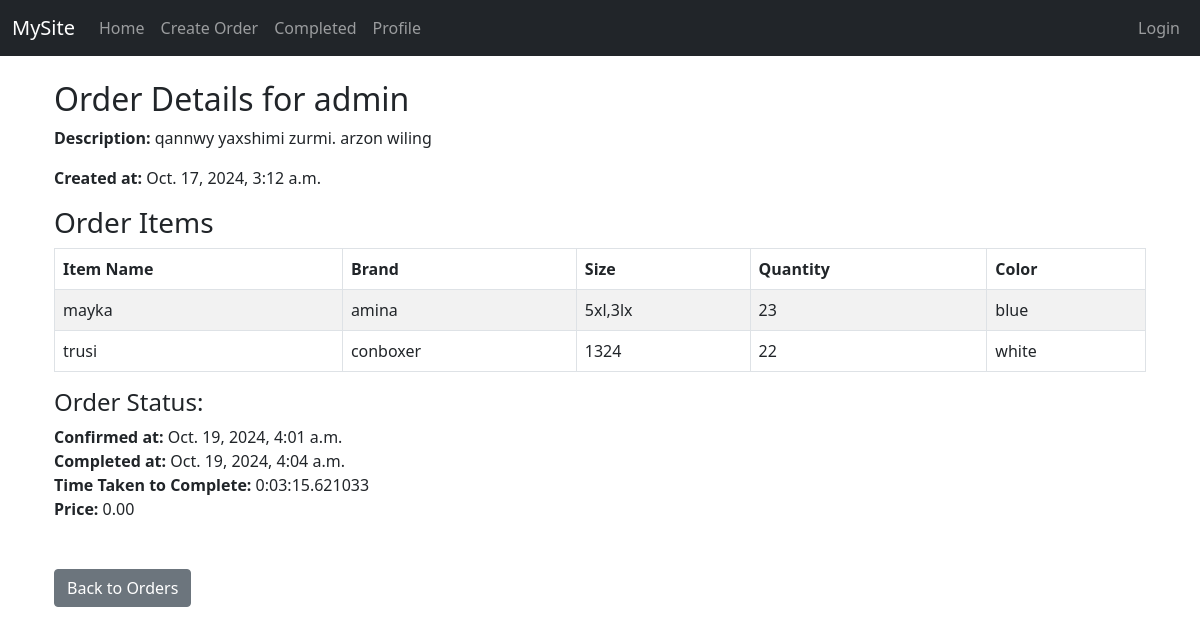
/order/3/, run on an earlier commit of the app's database.
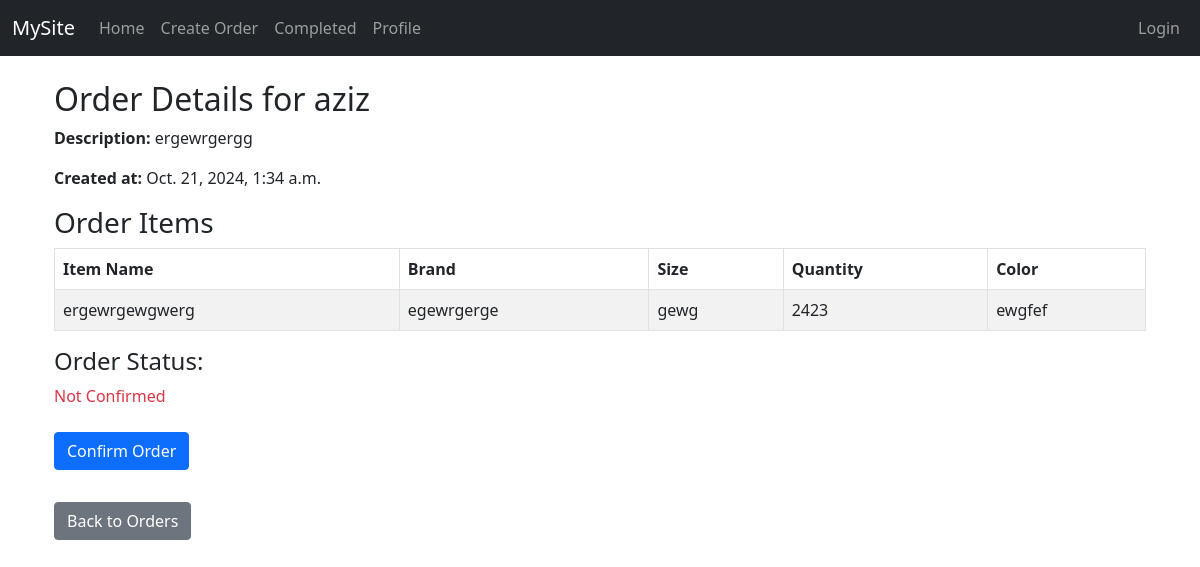
And on a later commit of the database.
### main/models.py (models this page shows, shortened)
class Order(models.Model):
    user = models.ForeignKey(User, on_delete=models.CASCADE)
    seller = models.CharField(max_length=100)
    description = models.TextField()
    created = models.DateTimeField(auto_now_add=True)

class OrderItem(models.Model):
    order = models.ForeignKey(Order, related_name="orders", on_delete=models.CASCADE)
    name = models.CharField(max_length=100)
    brand = models.CharField(max_length=100)
    size = models.CharField(max_length=50)
    quantity = models.PositiveIntegerField()
    color = models.CharField(max_length=50)

### order_confirmations/models.py (models this page shows, shortened)
class OrderConfirmation(models.Model):
    order = models.OneToOneField(Order, on_delete=models.CASCADE)
    confirmed_by = models.ForeignKey(
        User, on_delete=models.SET_NULL, null=True, related_name="confirmations"
    )
    confirmed_at = models.DateTimeField(null=True, blank=True)
    completed = models.BooleanField(default=False)
    completed_at = models.DateTimeField(null=True, blank=True)
    price = models.DecimalField(
        max_digits=10, decimal_places=2, default=0.00
    )  # Add price field
    def time_to_complete(self):
        if self.confirmed_at and self.completed_at:
            return self.completed_at - self.confirmed_at
        return None

### main/views.py (the view)
# urls.py: path("order/<int:pk>/", order_detail, name="order_detail"),
def order_detail(request, pk):
    order = get_object_or_404(Order, pk=pk)
    context = {"order": order}
    return render(request, "order_detail.html", context)

### main/templates/order_detail.html (shortened to what this page needs)
{% extends 'base.html' %}
{% block content %}
<div class="container">
    <h2 class="mt-4">Order Details for {{ order.seller }}</h2>
    <p><strong>Description:</strong> {{ order.description }}</p>
    <p><strong>Created at:</strong> {{ order.created }}</p>
    <h3>Order Items</h3>
    <div class="table-responsive">
        <table class="table table-bordered table-striped">
            <thead>
                <tr>
                    <th>Item Name</th>
                    <th>Brand</th>
                    <th>Size</th>
                    <th>Quantity</th>
                    <th>Color</th>
                </tr>
            </thead>
            <tbody>
                {% for item in order.orders.all %}
                <tr>
                    <td>{{ item.name }}</td>
                    <td>{{ item.brand }}</td>
                    <td>{{ item.size }}</td>
                    <td>{{ item.quantity }}</td>
                    <td>{{ item.color }}</td>
                </tr>
                {% empty %}
                <tr>
                    <td colspan="5" class="text-center">No items found for this order.</td>
                </tr>
                {% endfor %}
            </tbody>
        </table>
    </div>
    <h4>Order Status:</h4>
    <p>
        {% if order.orderconfirmation %}
        {% if order.orderconfirmation.completed %}
        <strong>Confirmed at:</strong> {{ order.orderconfirmation.confirmed_at }}<br>
        <strong>Completed at:</strong> {{ order.orderconfirmation.completed_at }}<br>
        <strong>Time Taken to Complete:</strong> {{ order.orderconfirmation.time_to_complete }}<br>
        <strong>Price:</strong> {{ order.orderconfirmation.price }}
    {% endif %}
    {% else %}
    <span class="text-danger">Not Confirmed</span>
    {% endif %}
    </p>
    <div class="mt-4">
        {% if not order.orderconfirmation %}
        <form method="POST" action="{% url 'confirm_order' order.id %}" class="mb-2">
            <button type="submit" class="btn btn-primary">Confirm Order</button>
        </form>
        {% elif not order.orderconfirmation.completed %}
        <form method="POST" action="{% url 'complete_order' order.id %}" class="mb-2">
            {% csrf_token %}
            <button type="submit" class="btn btn-success">Complete Order</button>
        </form>
        {% endif %}
    </div>
    <a href="{% url 'home' %}" class="btn btn-secondary mt-4">Back to Orders</a>
</div>
{% endblock %}

What changed in the data, as far as the page shows it:
no longer on this page (row edited): OrderItem: name "mayka", brand "amina", size "5xl,3lx", quantity "23", color "blue"
removed OrderItem: name "trusi", brand "conboxer", size "1324", quantity "22", color "white"
changed Order: seller "admin" → "aziz"; description "qannwy yaxshimi zurmi. arzon wiling" → "ergewrgergg"; created "Oct. 17, 2024, 3:12 a.m." → "Oct. 21, 2024, 1:34 a.m."; orderconfirmation.confirmed_at "Oct. 19, 2024, 4:01 a.m." → (not shown); orderconfirmation.completed_at "Oct. 19, 2024, 4:04 a.m." → (not shown); orderconfirmation.time_to_complete "0:03:15.621033" → (not shown); orderconfirmation.price "0.00" → (not shown)
added OrderItem: name "ergewrgewgwerg", brand "egewrgerge", size "gewg", quantity "2423", color "ewgfef"
Also different on the page:
text no longer shown: "Confirmed at: Completed at: Time Taken to Complete: Price:"
text now shown: "Not Confirmed Confirm Order"
